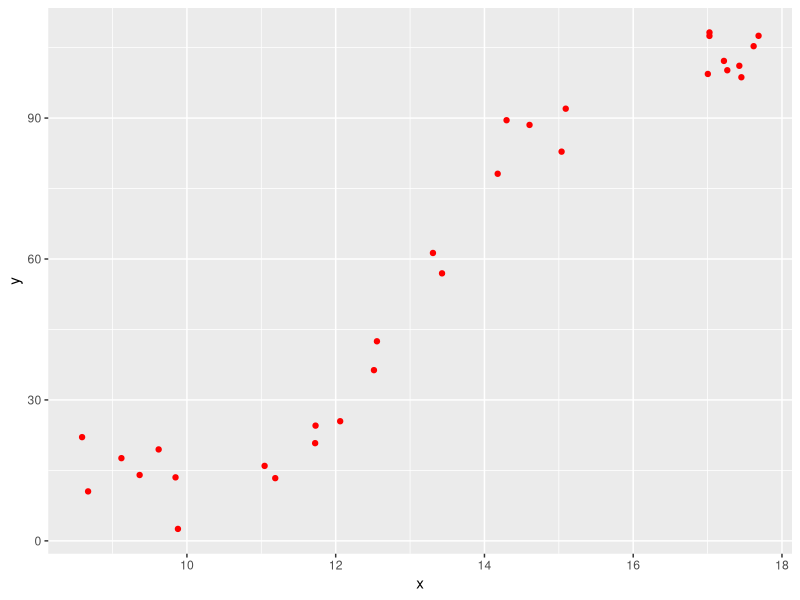
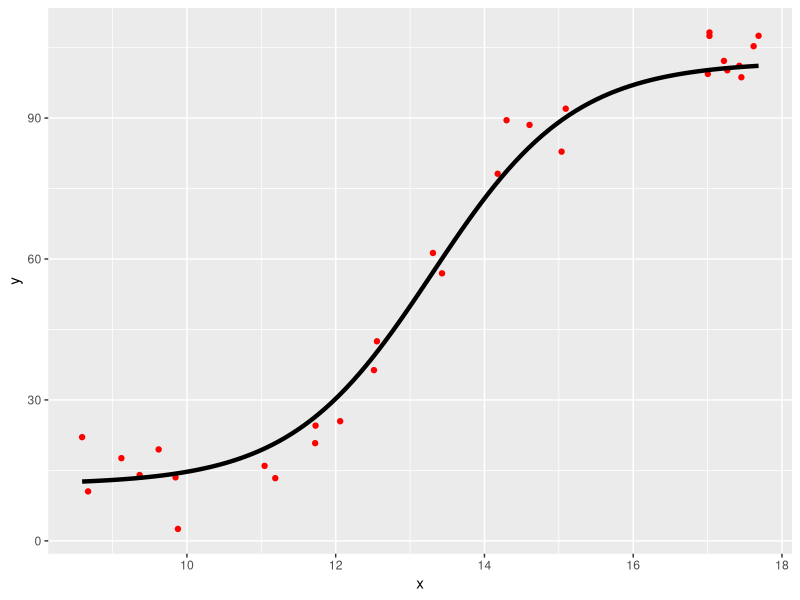
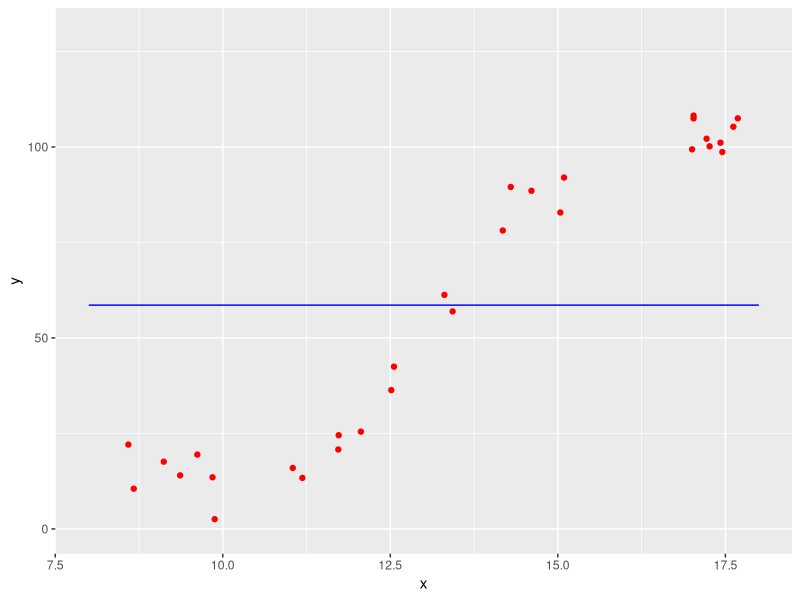
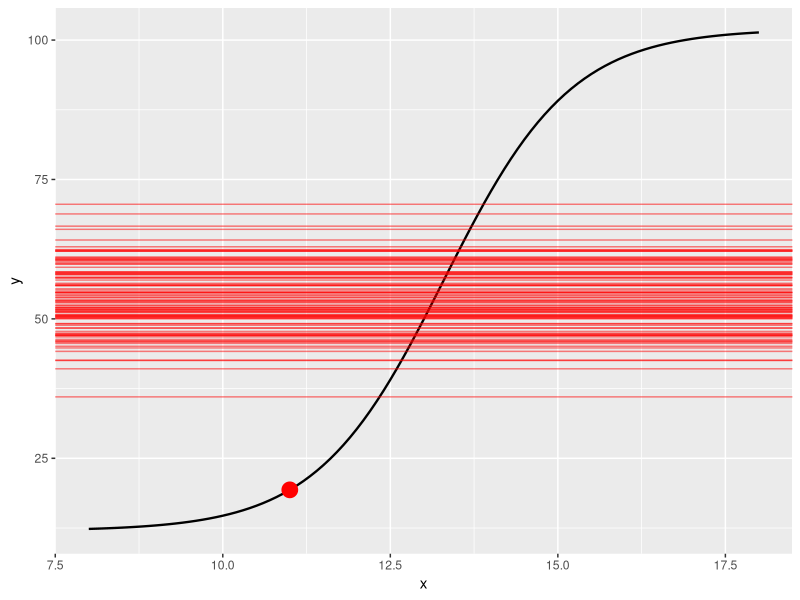
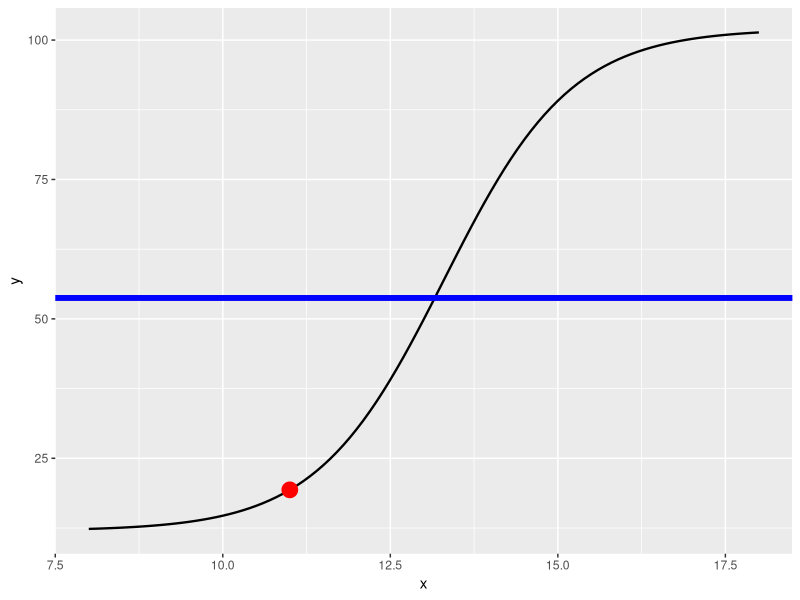
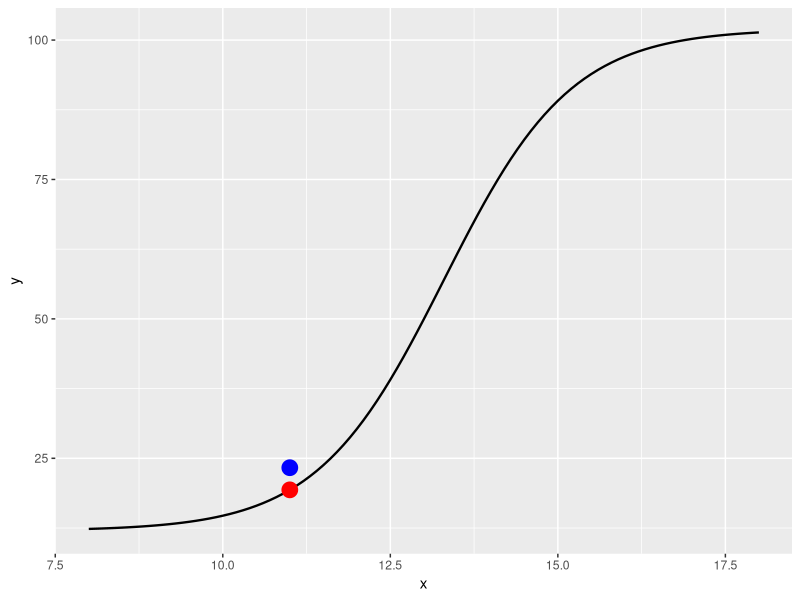

These figures' R source, in order:
library(tidyverse)


# Introdução --------------------------------------------------------------

# geração de números aleatórios

rnorm(10, mean = 0, sd = 1)

# criar uma sequência 

seq(10, 13, .5)

# criar um data frame

df <- tibble(var1 = c(1, 3, 2), 
             var2 = c(11, 7, 18))

df

df$var1


# Geracao de uma amostra --------------------------------------------------

# numero de observacoes em cada amostra
n_obs <- 30 

# desvio padrao do erro aleatorio
sd <- 4 

# geracao do vetor de valores x
valor_x <- runif(n = n_obs, min = 8, max = 18) 

# geracao do  vetor de valores de y
valor_y <- 45*tanh(valor_x/1.9 - 7) + 57 + rnorm(n = n_obs, mean = 0, sd = sd)

# tabela com valores de x e y
dados <- tibble(x = valor_x,
                y = valor_y)

# grafico de dispersao dos dados
dados %>% 
  ggplot(aes(x, y)) +
  geom_point(col="red")

# grafico  de dispersao dos dados com funcao f
dados %>% 
  ggplot(aes(x, y)) +
  geom_point(col="red") +
  stat_function(fun =  function(x) 45*tanh(x/1.9 - 7) + 57, size = 1.5, col="black")


# valores para os quais faremos as previsões
x_prev <- seq(8, 18, 0.5)


# Modelo usando apenas o valor medio de y ---------------------------------


# banco de dados com os valores e previsões
dados_prev <- tibble(x = x_prev, 
                     y = mean(dados$y))

# gráfico dos valores simulados e valores preditos
ggplot() + 
  geom_point(data = dados, aes(x, y), col="red") + 
  geom_line(data = dados_prev, aes(x, y), color = "blue") + 
  xlim(8, 18) + ylim(0, 130)



# Repetindo 100 vezes a estimacao pelo modelo medio ----------------------

set.seed(312)

modelo_medio <- vector("numeric", 100)


n_obs <- 30

for (i in 1:100) {
  
  dados <- tibble(x = sort(runif(n = n_obs, min = 8, max = 18)), 
                  y = 45*tanh(x/1.9 - 7) + 57 + rnorm(n = n_obs, mean = 0, sd = 4))
  
  modelo_medio[i] <- mean(dados$y)
  
}

# grafico com todos os modelos
ggplot(data = data.frame(x = 0), mapping = aes(x = x)) + 
  stat_function(fun = function(x) 45*tanh(x/1.9 - 7) + 57, size = .8) +  
  geom_hline(yintercept = modelo_medio, color = "red", alpha=0.5)+
  geom_point(data = tibble(x = 11, y = 45*tanh(11/1.9 - 7) + 57), 
             aes(x, y), color = "red", size = 5) + 
  xlim(8, 18)


# grafico com a media de todos os modelos
ggplot(data = data.frame(x = 0), mapping = aes(x = x)) + 
  stat_function(fun = function(x) 45*tanh(x/1.9 - 7) + 57, size = .8) +  
  geom_hline(yintercept = mean(modelo_medio), color = "blue", size=2) + 
  geom_point(data = tibble(x = 11, y = 45*tanh(11/1.9 - 7) + 57), 
             aes(x, y), color = "red", size = 5) + 
  xlim(8, 18)


# avaliando para o ponto x=11
mean(modelo_medio) - (45*tanh(11/1.9 - 7) + 57)

var(modelo_medio)

modelo_medio


# mais flexível ---------------------------------------------------
# objetivo: calcular o valor de y para x = 11

set.seed(1234)

modelo_medio <- vector("numeric", 100)

# graus de liberdade
gl <- 4 # experimente trocar este valor

n_obs <- 30


for (i in 1:100) {
  
  dados <- tibble(x = sort(runif(n = n_obs, min = 8, max = 18)), 
                  y = 45*tanh(x/1.9 - 7) + 57 + rnorm(n = n_obs, mean = 0, sd = 4))
  
  fit <- smooth.spline(dados$x, dados$y, df = gl)
  
  modelo_medio[i] <- predict(fit, 11)$y
  
}


ggplot(data = data.frame(x = 0), mapping = aes(x = x)) + 
  stat_function(fun = function(x) 45*tanh(x/1.9 - 7) + 57, size = .8) +  
  geom_point(data = tibble(x = 11, y = mean(modelo_medio)), aes(x, y), color = "blue", size = 5) + 
  geom_point(data = tibble(x = 11, y = 45*tanh(11/1.9 - 7) + 57), 
             aes(x, y), color = "red", size = 5) + 
  xlim(8, 18)


# avaliando para o ponto x=11
mean(modelo_medio) - (45*tanh(11/1.9 - 7) + 57)

var(modelo_medio)

modelo_medio
